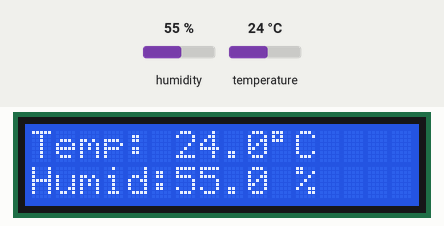
Recording of a sketch running on a simulated STM32 Blue Pill. Shown: 16×2 character LCD. The inputs (shaded band) are chosen by the test bench; at power-on: humidity 55 %, temperature 24 °C.

Above: at 11.6 s.
11.7 s: humidity set to 22 %
At 14.2 s:
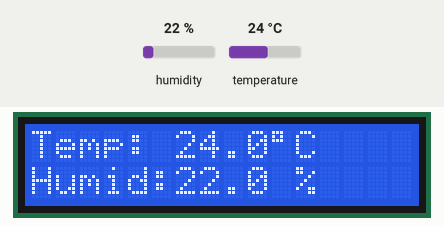
14.6 s: temperature set to 12 °C
At 15.5 s:
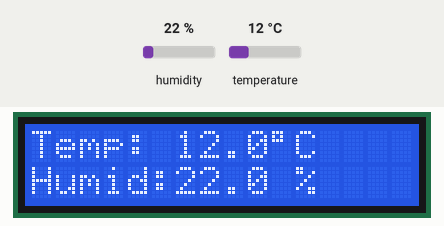
17.3 s: humidity set to 40 %
At 20.4 s:
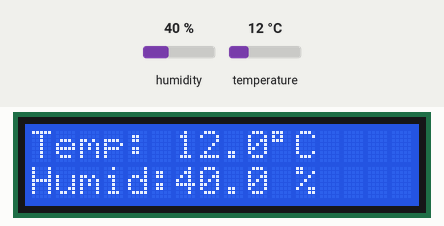
20.7 s: temperature set to 19 °C
At 21.8 s:
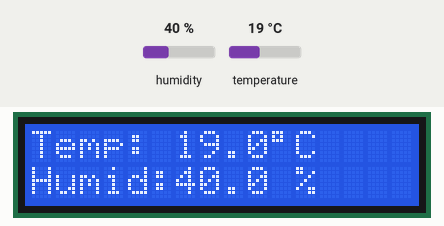
Timing chart, 0 to 23.7 s (numbered marks = the images above; inputs shaded):
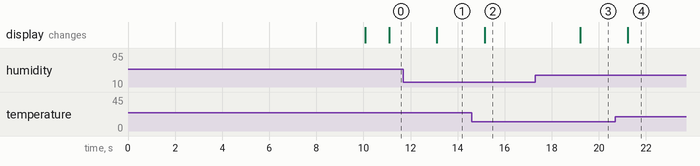

The sketch:

DHT11_LCD_STM32.ino
```cpp
/*
This program displays real-time temperature and humidity recordings
from the DHT11 sensor, which is interfaced to the STM32 blue pill
(STM32F103C8T6)
*/

// include LCD library code
#include <LiquidCrystal.h>
// include Adafruit DHT library code
#include <DHT.h>

// LCD module connections (RS, E, D4, D5, D6, D7) to the STM32 blue pill
LiquidCrystal lcd(PB11, PB10, PB0, PA7, PA6, PA5);

// Define the DHT pin and DHT module
#define DHTPIN  PA1           // DHT11 data pin is connected to Blue Pill PA1 pin
#define DHTTYPE DHT11         // DHT11 sensor is used
DHT dht11(DHTPIN, DHTTYPE);   // initialize DHT library

void setup() {

  // set up the LCD's number of columns and rows
  lcd.begin(16, 2);

  lcd.setCursor(0, 0);           // move cursor to position (0, 0) -> 1st column & 1st row
  lcd.print("STM32 Blue Pill");  // print text on the LCD
  lcd.setCursor(0, 1);           // move cursor to position (0, 1) -> 1st column & 2nd row
  lcd.print("& DHT11 Sensor");

  delay(10000);    // wait 10 seconds
  lcd.clear();    // clear the display
  lcd.setCursor(0, 0);   // move cursor to position (0, 0) -> 1st column & 1st row
  lcd.print("Temp:");    // print text on the LCD
  lcd.setCursor(0, 1);   // move cursor to position (0, 1) -> 1st column & 2nd row
  lcd.print("Humid:");

  // initialize DHT11 sensor
  dht11.begin();

}

// data display buffer
char dis_buf[7];

void loop() {

  delay(1000);           // change the readings after 1 second

  // read humidity in rH%
  uint16_t H = dht11.readHumidity() * 10;
  // read temperature in degrees Celsius
  uint16_t T = dht11.readTemperature() * 10;

  /*// Check if any readings have failed and exit (to try again)
  if (isnan(H) || isnan(T)) {
    lcd.clear();
    lcd.setCursor(5, 0);
    lcd.print("Error");
    return;
  }*/

  // print temperature (in °C)
  sprintf( dis_buf, "%02u.%1u%cC", (T / 10) % 100, T % 10, 223 );
  lcd.setCursor(6, 0);
  lcd.print(dis_buf);

  // print humidity (in %)
  sprintf( dis_buf, "%02u.%1u %%", (H / 10) % 100, H % 10 );
  lcd.setCursor(6, 1);
  lcd.print(dis_buf);

}
```

Measured:
- after the input at 11.7 s, the display: changes after 1.4 s (image 1)
- after the input at 14.6 s, the display: changes after 0.55 s (image 2)
- after the input at 17.3 s, the display: changes after 1.9 s (image 3)
- after the input at 20.7 s, the display: changes after 0.53 s (image 4)
